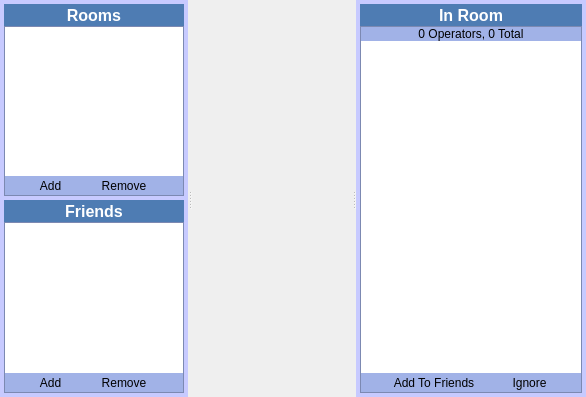
<?xml version="1.0" encoding="UTF-8"?>
<ui version="4.0">
 <class>WidgetChat</class>
 <widget class="QWidget" name="WidgetChat">
  <property name="geometry">
   <rect>
    <x>0</x>
    <y>0</y>
    <width>586</width>
    <height>397</height>
   </rect>
  </property>
  <property name="windowTitle">
   <string>Chat</string>
  </property>
  <property name="windowIcon">
   <iconset>
    <normaloff>:/Resource/Chat/Chat.png</normaloff>:/Resource/Chat/Chat.png</iconset>
  </property>
  <layout class="QVBoxLayout" name="verticalLayout">
   <property name="spacing">
    <number>0</number>
   </property>
   <property name="margin">
    <number>0</number>
   </property>
   <item>
    <widget class="QSplitter" name="splitterChat">
     <property name="contextMenuPolicy">
      <enum>Qt::CustomContextMenu</enum>
     </property>
     <property name="orientation">
      <enum>Qt::Horizontal</enum>
     </property>
     <widget class="QFrame" name="frameChatLeftSidebar">
      <property name="maximumSize">
       <size>
        <width>188</width>
        <height>16777215</height>
       </size>
      </property>
      <property name="styleSheet">
       <string notr="true">QFrame {
	background-color: rgb(199, 202, 255);
}</string>
      </property>
      <property name="frameShape">
       <enum>QFrame::NoFrame</enum>
      </property>
      <property name="frameShadow">
       <enum>QFrame::Raised</enum>
      </property>
      <layout class="QGridLayout" name="gridLayout_49">
       <property name="margin">
        <number>4</number>
       </property>
       <property name="spacing">
        <number>4</number>
       </property>
       <item row="0" column="0">
        <layout class="QGridLayout" name="gridLayoutChatRoomsTask">
         <property name="spacing">
          <number>0</number>
         </property>
         <item row="1" column="0" colspan="2">
          <widget class="QFrame" name="frameChatRoomsTask">
           <property name="sizePolicy">
            <sizepolicy hsizetype="Preferred" vsizetype="Expanding">
             <horstretch>0</horstretch>
             <verstretch>1</verstretch>
            </sizepolicy>
           </property>
           <property name="maximumSize">
            <size>
             <width>16777215</width>
             <height>16777215</height>
            </size>
           </property>
           <property name="styleSheet">
            <string notr="true">QFrame {
	background-color: rgb(161, 178, 231);
}

QToolButton {
    border: 1px solid transparent;
    background-color: transparent;
}

 QToolButton:pressed {
     background-color: qlineargradient(x1: 0, y1: 0, x2: 0, y2: 1,
                                       stop: 0 #dadbde, stop: 1 #f6f7fa);
 }

QToolButton:checked {
     border: 1px solid rgb(78, 96, 255);
     background-color: qlineargradient(x1: 0, y1: 0, x2: 0, y2: 1,
                                       stop: 0 #dadbde, stop: 1 #f6f7fa);
}

 QToolButton:hover {
     border: 1px solid rgb(78, 96, 255);
     background-color: qlineargradient(x1: 0, y1: 0, x2: 0, y2: 1,
                                       stop: 0 #dadbde, stop: 1 #f6f7fa);
 }</string>
           </property>
           <property name="frameShape">
            <enum>QFrame::StyledPanel</enum>
           </property>
           <property name="frameShadow">
            <enum>QFrame::Sunken</enum>
           </property>
           <layout class="QGridLayout" name="gridLayout_43">
            <property name="margin">
             <number>0</number>
            </property>
            <property name="spacing">
             <number>0</number>
            </property>
            <item row="3" column="0" colspan="2">
             <layout class="QGridLayout" name="gridLayoutChatRoomsButtons">
              <item row="0" column="0">
               <widget class="QToolButton" name="toolButtonChatRoomAdd">
                <property name="text">
                 <string>Add</string>
                </property>
                <property name="icon">
                 <iconset>
                  <normaloff>:/Resource/Generic/Add.png</normaloff>:/Resource/Generic/Add.png</iconset>
                </property>
                <property name="iconSize">
                 <size>
                  <width>20</width>
                  <height>20</height>
                 </size>
                </property>
                <property name="toolButtonStyle">
                 <enum>Qt::ToolButtonTextBesideIcon</enum>
                </property>
               </widget>
              </item>
              <item row="0" column="1">
               <widget class="QToolButton" name="toolButtonChatRoomRemove">
                <property name="text">
                 <string>Remove</string>
                </property>
                <property name="icon">
                 <iconset>
                  <normaloff>:/Resource/Generic/Remove.png</normaloff>:/Resource/Generic/Remove.png</iconset>
                </property>
                <property name="iconSize">
                 <size>
                  <width>20</width>
                  <height>20</height>
                 </size>
                </property>
                <property name="toolButtonStyle">
                 <enum>Qt::ToolButtonTextBesideIcon</enum>
                </property>
               </widget>
              </item>
             </layout>
            </item>
            <item row="2" column="0">
             <widget class="QListView" name="listViewChatRooms">
              <property name="styleSheet">
               <string notr="true">QAbstractScrollArea {
     border: 1px solid white;
	color: black;
	background-color: white;
	alternate-background-color: lightgrey;
	selection-color: white;
     selection-background-color: rgb(65, 85, 168);
 }

QHeaderView {
	background-color:  rgb(104, 116, 152);
}

 QHeaderView::section {
     background-color: rgb(104, 116, 152);
     color: white;
     padding-left: 4px;
     border: 1px solid transparent;
 }

 QHeaderView::section:checked
 {
     background-color: rgb(104, 116, 152);
 }

 /* style the sort indicator */
 QHeaderView::down-arrow {
	width: 20px;
     image: url(Skin/Quazaa OS/ScrollDownArrow.png);
 }

 QHeaderView::up-arrow {
	width: 20px;
     image: url(Skin/Quazaa OS/ScrollUpArrow.png);
 }</string>
              </property>
             </widget>
            </item>
           </layout>
          </widget>
         </item>
         <item row="0" column="1">
          <widget class="QToolButton" name="toolButtonChatRoomsHeader">
           <property name="sizePolicy">
            <sizepolicy hsizetype="Expanding" vsizetype="Fixed">
             <horstretch>0</horstretch>
             <verstretch>0</verstretch>
            </sizepolicy>
           </property>
           <property name="styleSheet">
            <string notr="true">QToolButton {
	background-color: rgb(78, 124, 179);
	color: rgb(255, 255, 255);
	border: none;
	font-size: 16px;
	font-weight: bold;
}

QToolButton:hover {
	background-color: rgb(56, 90, 129);
}</string>
           </property>
           <property name="text">
            <string>Rooms</string>
           </property>
           <property name="icon">
            <iconset>
             <normaloff>:/Resource/Chat/Rooms.png</normaloff>:/Resource/Chat/Rooms.png</iconset>
           </property>
           <property name="checkable">
            <bool>true</bool>
           </property>
           <property name="checked">
            <bool>true</bool>
           </property>
           <property name="toolButtonStyle">
            <enum>Qt::ToolButtonTextBesideIcon</enum>
           </property>
          </widget>
         </item>
        </layout>
       </item>
       <item row="1" column="0">
        <layout class="QGridLayout" name="gridLayoutChatFriendsTask">
         <property name="spacing">
          <number>0</number>
         </property>
         <item row="0" column="0">
          <widget class="QToolButton" name="toolButtonChatFriendsHeader">
           <property name="sizePolicy">
            <sizepolicy hsizetype="Expanding" vsizetype="Fixed">
             <horstretch>0</horstretch>
             <verstretch>0</verstretch>
            </sizepolicy>
           </property>
           <property name="styleSheet">
            <string notr="true">QToolButton {
	background-color: rgb(78, 124, 179);
	color: rgb(255, 255, 255);
	border: none;
	font-size: 16px;
	font-weight: bold;
}

QToolButton:hover {
	background-color: rgb(56, 90, 129);
}</string>
           </property>
           <property name="text">
            <string>Friends</string>
           </property>
           <property name="icon">
            <iconset>
             <normaloff>:/Resource/Chat/Friends.png</normaloff>:/Resource/Chat/Friends.png</iconset>
           </property>
           <property name="checkable">
            <bool>true</bool>
           </property>
           <property name="checked">
            <bool>true</bool>
           </property>
           <property name="toolButtonStyle">
            <enum>Qt::ToolButtonTextBesideIcon</enum>
           </property>
          </widget>
         </item>
         <item row="1" column="0">
          <widget class="QFrame" name="frameChatFriendsTask">
           <property name="sizePolicy">
            <sizepolicy hsizetype="Preferred" vsizetype="Expanding">
             <horstretch>0</horstretch>
             <verstretch>1</verstretch>
            </sizepolicy>
           </property>
           <property name="maximumSize">
            <size>
             <width>16777215</width>
             <height>16777215</height>
            </size>
           </property>
           <property name="styleSheet">
            <string notr="true">QFrame {
	background-color: rgb(161, 178, 231);
}

QToolButton {
    border: 1px solid transparent;
    background-color: transparent;
}

 QToolButton:pressed {
     background-color: qlineargradient(x1: 0, y1: 0, x2: 0, y2: 1,
                                       stop: 0 #dadbde, stop: 1 #f6f7fa);
 }

QToolButton:checked {
     border: 1px solid rgb(78, 96, 255);
     background-color: qlineargradient(x1: 0, y1: 0, x2: 0, y2: 1,
                                       stop: 0 #dadbde, stop: 1 #f6f7fa);
}

 QToolButton:hover {
     border: 1px solid rgb(78, 96, 255);
     background-color: qlineargradient(x1: 0, y1: 0, x2: 0, y2: 1,
                                       stop: 0 #dadbde, stop: 1 #f6f7fa);
 }</string>
           </property>
           <property name="frameShape">
            <enum>QFrame::StyledPanel</enum>
           </property>
           <property name="frameShadow">
            <enum>QFrame::Sunken</enum>
           </property>
           <layout class="QGridLayout" name="gridLayout_51">
            <property name="margin">
             <number>0</number>
            </property>
            <property name="spacing">
             <number>0</number>
            </property>
            <item row="1" column="0">
             <layout class="QGridLayout" name="gridLayoutChatFriendsButtons">
              <item row="0" column="0">
               <widget class="QToolButton" name="toolButtonChatFriendAdd">
                <property name="text">
                 <string>Add</string>
                </property>
                <property name="icon">
                 <iconset>
                  <normaloff>:/Resource/Generic/Add.png</normaloff>:/Resource/Generic/Add.png</iconset>
                </property>
                <property name="iconSize">
                 <size>
                  <width>20</width>
                  <height>20</height>
                 </size>
                </property>
                <property name="toolButtonStyle">
                 <enum>Qt::ToolButtonTextBesideIcon</enum>
                </property>
               </widget>
              </item>
              <item row="0" column="1">
               <widget class="QToolButton" name="toolButtonChatFriendRemove">
                <property name="text">
                 <string>Remove</string>
                </property>
                <property name="icon">
                 <iconset>
                  <normaloff>:/Resource/Generic/Remove.png</normaloff>:/Resource/Generic/Remove.png</iconset>
                </property>
                <property name="iconSize">
                 <size>
                  <width>20</width>
                  <height>20</height>
                 </size>
                </property>
                <property name="toolButtonStyle">
                 <enum>Qt::ToolButtonTextBesideIcon</enum>
                </property>
               </widget>
              </item>
             </layout>
            </item>
            <item row="0" column="0">
             <widget class="QListView" name="listViewChatFriends">
              <property name="styleSheet">
               <string notr="true">QAbstractScrollArea {
     border: 1px solid white;
	color: black;
	background-color: white;
	alternate-background-color: lightgrey;
	selection-color: white;
     selection-background-color: rgb(65, 85, 168);
 }

QHeaderView {
	background-color:  rgb(104, 116, 152);
}

 QHeaderView::section {
     background-color: rgb(104, 116, 152);
     color: white;
     padding-left: 4px;
     border: 1px solid transparent;
 }

 QHeaderView::section:checked
 {
     background-color: rgb(104, 116, 152);
 }

 /* style the sort indicator */
 QHeaderView::down-arrow {
	width: 20px;
     image: url(Skin/Quazaa OS/ScrollDownArrow.png);
 }

 QHeaderView::up-arrow {
	width: 20px;
     image: url(Skin/Quazaa OS/ScrollUpArrow.png);
 }</string>
              </property>
             </widget>
            </item>
           </layout>
          </widget>
         </item>
        </layout>
       </item>
       <item row="2" column="0">
        <spacer name="verticalSpacer_2">
         <property name="orientation">
          <enum>Qt::Vertical</enum>
         </property>
         <property name="sizeType">
          <enum>QSizePolicy::Expanding</enum>
         </property>
         <property name="sizeHint" stdset="0">
          <size>
           <width>20</width>
           <height>0</height>
          </size>
         </property>
        </spacer>
       </item>
      </layout>
     </widget>
     <widget class="QWidget" name="layoutWidget">
      <layout class="QVBoxLayout" name="verticalLayoutChatMiddle">
       <property name="spacing">
        <number>0</number>
       </property>
       <property name="margin">
        <number>0</number>
       </property>
      </layout>
     </widget>
     <widget class="QFrame" name="frameChatRightSidebar">
      <property name="maximumSize">
       <size>
        <width>230</width>
        <height>16777215</height>
       </size>
      </property>
      <property name="styleSheet">
       <string notr="true">QFrame {
	background-color: rgb(199, 202, 255);
}</string>
      </property>
      <property name="frameShape">
       <enum>QFrame::NoFrame</enum>
      </property>
      <property name="frameShadow">
       <enum>QFrame::Raised</enum>
      </property>
      <layout class="QGridLayout" name="gridLayout_46">
       <property name="margin">
        <number>4</number>
       </property>
       <property name="spacing">
        <number>4</number>
       </property>
       <item row="0" column="0">
        <layout class="QGridLayout" name="gridLayoutChatUsersTask">
         <property name="spacing">
          <number>0</number>
         </property>
         <item row="2" column="0">
          <widget class="QFrame" name="frameChatUsersTask">
           <property name="maximumSize">
            <size>
             <width>16777215</width>
             <height>16777215</height>
            </size>
           </property>
           <property name="styleSheet">
            <string notr="true">QFrame {
	background-color: rgb(161, 178, 231);
}

QToolButton {
    border: 1px solid transparent;
    background-color: transparent;
}

 QToolButton:pressed {
     background-color: qlineargradient(x1: 0, y1: 0, x2: 0, y2: 1,
                                       stop: 0 #dadbde, stop: 1 #f6f7fa);
 }

QToolButton:checked {
     border: 1px solid rgb(78, 96, 255);
     background-color: qlineargradient(x1: 0, y1: 0, x2: 0, y2: 1,
                                       stop: 0 #dadbde, stop: 1 #f6f7fa);
}

 QToolButton:hover {
     border: 1px solid rgb(78, 96, 255);
     background-color: qlineargradient(x1: 0, y1: 0, x2: 0, y2: 1,
                                       stop: 0 #dadbde, stop: 1 #f6f7fa);
 }</string>
           </property>
           <property name="frameShape">
            <enum>QFrame::StyledPanel</enum>
           </property>
           <property name="frameShadow">
            <enum>QFrame::Sunken</enum>
           </property>
           <layout class="QGridLayout" name="gridLayout_41">
            <property name="margin">
             <number>0</number>
            </property>
            <property name="spacing">
             <number>0</number>
            </property>
            <item row="2" column="0">
             <layout class="QGridLayout" name="gridLayoutChatUsersButtons">
              <item row="0" column="0">
               <widget class="QToolButton" name="toolButtonChatAddFriend">
                <property name="text">
                 <string>Add To Friends</string>
                </property>
                <property name="icon">
                 <iconset>
                  <normaloff>:/Resource/Generic/Add.png</normaloff>:/Resource/Generic/Add.png</iconset>
                </property>
                <property name="iconSize">
                 <size>
                  <width>20</width>
                  <height>20</height>
                 </size>
                </property>
                <property name="toolButtonStyle">
                 <enum>Qt::ToolButtonTextBesideIcon</enum>
                </property>
               </widget>
              </item>
              <item row="0" column="1">
               <widget class="QToolButton" name="toolButtonChatIgnore">
                <property name="text">
                 <string>Ignore</string>
                </property>
                <property name="icon">
                 <iconset>
                  <normaloff>:/Resource/Generic/Ban.png</normaloff>:/Resource/Generic/Ban.png</iconset>
                </property>
                <property name="iconSize">
                 <size>
                  <width>20</width>
                  <height>20</height>
                 </size>
                </property>
                <property name="toolButtonStyle">
                 <enum>Qt::ToolButtonTextBesideIcon</enum>
                </property>
               </widget>
              </item>
             </layout>
            </item>
            <item row="0" column="0">
             <widget class="QLabel" name="labelChatUsersCount">
              <property name="text">
               <string>0 Operators, 0 Total</string>
              </property>
              <property name="alignment">
               <set>Qt::AlignCenter</set>
              </property>
             </widget>
            </item>
            <item row="1" column="0">
             <widget class="QListView" name="listViewChatUsers">
              <property name="styleSheet">
               <string notr="true">QAbstractScrollArea {
     border: 1px solid white;
	color: black;
	background-color: white;
	alternate-background-color: lightgrey;
	selection-color: white;
     selection-background-color: rgb(65, 85, 168);
 }

QHeaderView {
	background-color:  rgb(104, 116, 152);
}

 QHeaderView::section {
     background-color: rgb(104, 116, 152);
     color: white;
     padding-left: 4px;
     border: 1px solid transparent;
 }

 QHeaderView::section:checked
 {
     background-color: rgb(104, 116, 152);
 }

 /* style the sort indicator */
 QHeaderView::down-arrow {
	width: 20px;
     image: url(Skin/Quazaa OS/ScrollDownArrow.png);
 }

 QHeaderView::up-arrow {
	width: 20px;
     image: url(Skin/Quazaa OS/ScrollUpArrow.png);
 }</string>
              </property>
             </widget>
            </item>
           </layout>
          </widget>
         </item>
         <item row="1" column="0">
          <widget class="QToolButton" name="toolButtonChatUsersHeader">
           <property name="sizePolicy">
            <sizepolicy hsizetype="Expanding" vsizetype="Fixed">
             <horstretch>0</horstretch>
             <verstretch>0</verstretch>
            </sizepolicy>
           </property>
           <property name="styleSheet">
            <string notr="true">QToolButton {
	background-color: rgb(78, 124, 179);
	color: rgb(255, 255, 255);
	border: none;
	font-size: 16px;
	font-weight: bold;
}
</string>
           </property>
           <property name="text">
            <string>In Room</string>
           </property>
           <property name="icon">
            <iconset>
             <normaloff>:/Resource/Chat/Users.png</normaloff>:/Resource/Chat/Users.png</iconset>
           </property>
           <property name="toolButtonStyle">
            <enum>Qt::ToolButtonTextBesideIcon</enum>
           </property>
          </widget>
         </item>
        </layout>
       </item>
      </layout>
     </widget>
    </widget>
   </item>
  </layout>
 </widget>
 <resources/>
 <connections>
  <connection>
   <sender>toolButtonChatRoomsHeader</sender>
   <signal>toggled(bool)</signal>
   <receiver>frameChatRoomsTask</receiver>
   <slot>setVisible(bool)</slot>
   <hints>
    <hint type="sourcelabel">
     <x>41</x>
     <y>13</y>
    </hint>
    <hint type="destinationlabel">
     <x>41</x>
     <y>27</y>
    </hint>
   </hints>
  </connection>
  <connection>
   <sender>toolButtonChatFriendsHeader</sender>
   <signal>toggled(bool)</signal>
   <receiver>frameChatFriendsTask</receiver>
   <slot>setVisible(bool)</slot>
   <hints>
    <hint type="sourcelabel">
     <x>87</x>
     <y>209</y>
    </hint>
    <hint type="destinationlabel">
     <x>87</x>
     <y>221</y>
    </hint>
   </hints>
  </connection>
 </connections>
</ui>
